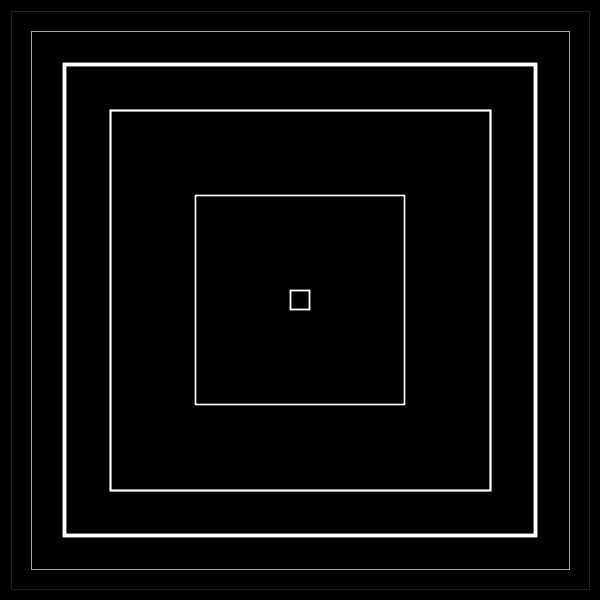
Frame 1 (no input)
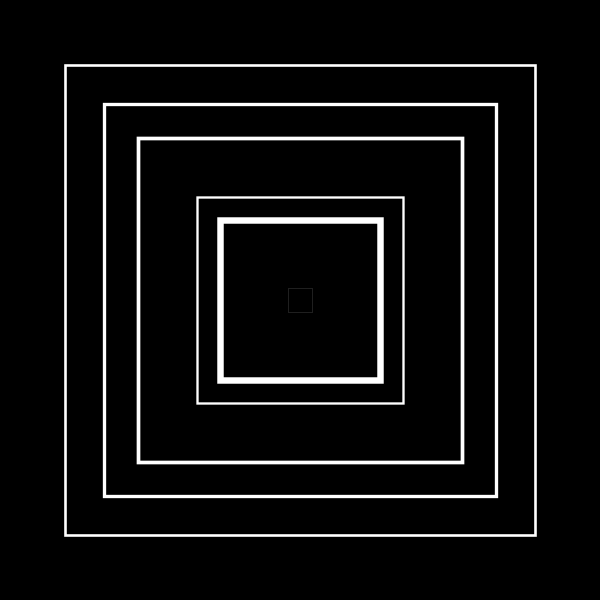
Frame 60 (the mouse pressed at the canvas centre just before this capture)
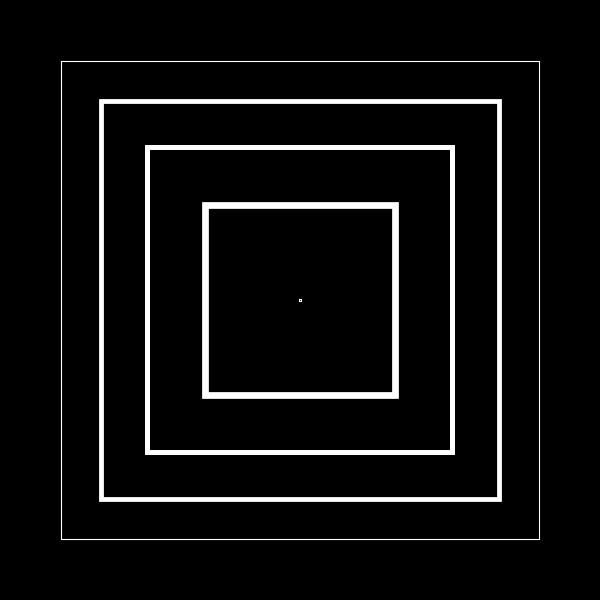
Frame 120 (the mouse held since frame 60 and released just before this capture)

The Processing sketch that drew these frames (run headless with seeded random() and noise(); from frame 60 on, the mouse is pressed at the canvas centre):

// Processing sketch: cuadro
// ── cuadro.pde


void setup() {
  frameRate(5);
  size(600,600);
  smooth();
  background(0);
  rectMode(CENTER);
}

int maxRects = 10;

void draw() {
  noFill();
  background(0);
  stroke(255);
  int lado = (int)random(width/20);
  for (int i = 0; i < maxRects; i++) {
    strokeWeight(random(7));
    rect(width/2,height/2,lado, lado);
    lado = lado + (int) random(width/3);
  } 
}
